Frame 1 (no input): blank canvas, image omitted
Frame 60 (no input): blank canvas, image omitted
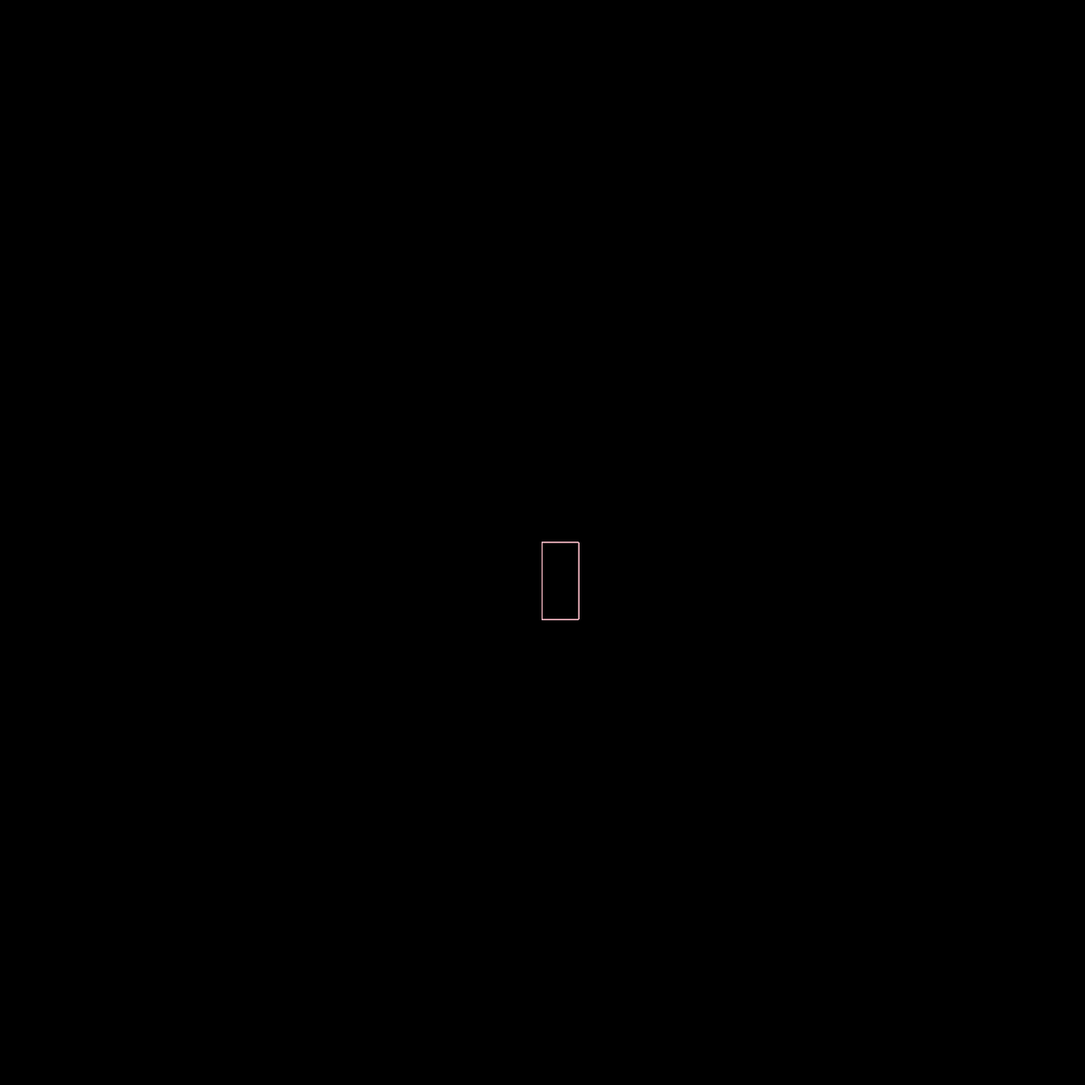
Frame 120 (the mouse pressed at the canvas centre since frame 60)

The p5.js sketch whose frames 1 and 60 were blank and that drew this single picture after the mouse press (run headless with seeded random() and noise() and a simulated clock; from frame 60 on, the mouse is pressed at the canvas centre):

// p5.js sketch
// ── sketch.js
function setup() {
  createCanvas(1200, 1200);background("black");
}

function draw() {
  
  //console.log(mouseIsPressed);
  if(mouseIsPressed){
      rect(mouseX, mouseY, 40, 85);

  }
  
  fill("black");
  stroke("pink");
}
